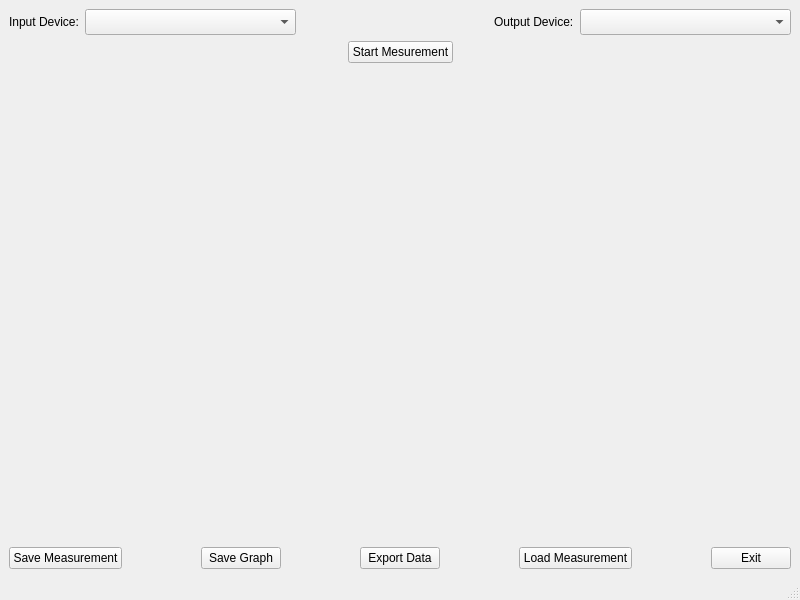
<?xml version="1.0" encoding="UTF-8"?>
<ui version="4.0">
 <class>RapidAlphaWindow</class>
 <widget class="QMainWindow" name="RapidAlphaWindow">
  <property name="geometry">
   <rect>
    <x>0</x>
    <y>0</y>
    <width>800</width>
    <height>600</height>
   </rect>
  </property>
  <property name="windowTitle">
   <string>Rapid Alpha</string>
  </property>
  <widget class="QWidget" name="centralwidget">
   <layout class="QVBoxLayout" name="verticalLayout">
    <item>
     <layout class="QHBoxLayout" name="horizontalLayout">
      <item>
       <widget class="QLabel" name="label">
        <property name="text">
         <string>Input Device:</string>
        </property>
       </widget>
      </item>
      <item>
       <widget class="QComboBox" name="InputDeviceList">
        <property name="minimumSize">
         <size>
          <width>211</width>
          <height>26</height>
         </size>
        </property>
       </widget>
      </item>
      <item>
       <spacer name="horizontalSpacer_6">
        <property name="orientation">
         <enum>Qt::Horizontal</enum>
        </property>
        <property name="sizeHint" stdset="0">
         <size>
          <width>40</width>
          <height>20</height>
         </size>
        </property>
       </spacer>
      </item>
      <item>
       <widget class="QLabel" name="label_2">
        <property name="text">
         <string>Output Device:</string>
        </property>
       </widget>
      </item>
      <item>
       <widget class="QComboBox" name="OutputDeviceList">
        <property name="minimumSize">
         <size>
          <width>211</width>
          <height>26</height>
         </size>
        </property>
       </widget>
      </item>
     </layout>
    </item>
    <item>
     <layout class="QHBoxLayout" name="horizontalLayout_3">
      <item>
       <spacer name="horizontalSpacer">
        <property name="orientation">
         <enum>Qt::Horizontal</enum>
        </property>
        <property name="sizeHint" stdset="0">
         <size>
          <width>40</width>
          <height>20</height>
         </size>
        </property>
       </spacer>
      </item>
      <item>
       <widget class="QPushButton" name="StartMesurement">
        <property name="text">
         <string>Start Mesurement</string>
        </property>
       </widget>
      </item>
      <item>
       <spacer name="horizontalSpacer_2">
        <property name="orientation">
         <enum>Qt::Horizontal</enum>
        </property>
        <property name="sizeHint" stdset="0">
         <size>
          <width>40</width>
          <height>20</height>
         </size>
        </property>
       </spacer>
      </item>
     </layout>
    </item>
    <item>
     <widget class="MatplotlibWidget" name="AlphaPlot"/>
    </item>
    <item>
     <layout class="QHBoxLayout" name="horizontalLayout_2">
      <item>
       <widget class="QPushButton" name="SaveMeasurement">
        <property name="text">
         <string>Save Measurement</string>
        </property>
       </widget>
      </item>
      <item>
       <spacer name="horizontalSpacer_7">
        <property name="orientation">
         <enum>Qt::Horizontal</enum>
        </property>
        <property name="sizeHint" stdset="0">
         <size>
          <width>40</width>
          <height>20</height>
         </size>
        </property>
       </spacer>
      </item>
      <item>
       <widget class="QPushButton" name="SaveGraph">
        <property name="text">
         <string>Save Graph</string>
        </property>
       </widget>
      </item>
      <item>
       <spacer name="horizontalSpacer_3">
        <property name="orientation">
         <enum>Qt::Horizontal</enum>
        </property>
        <property name="sizeHint" stdset="0">
         <size>
          <width>40</width>
          <height>20</height>
         </size>
        </property>
       </spacer>
      </item>
      <item>
       <widget class="QPushButton" name="ExportData">
        <property name="text">
         <string>Export Data</string>
        </property>
       </widget>
      </item>
      <item>
       <spacer name="horizontalSpacer_4">
        <property name="orientation">
         <enum>Qt::Horizontal</enum>
        </property>
        <property name="sizeHint" stdset="0">
         <size>
          <width>40</width>
          <height>20</height>
         </size>
        </property>
       </spacer>
      </item>
      <item>
       <widget class="QPushButton" name="LoadMeasurement">
        <property name="text">
         <string>Load Measurement</string>
        </property>
       </widget>
      </item>
      <item>
       <spacer name="horizontalSpacer_5">
        <property name="orientation">
         <enum>Qt::Horizontal</enum>
        </property>
        <property name="sizeHint" stdset="0">
         <size>
          <width>40</width>
          <height>20</height>
         </size>
        </property>
       </spacer>
      </item>
      <item>
       <widget class="QPushButton" name="Exit">
        <property name="text">
         <string>Exit</string>
        </property>
       </widget>
      </item>
     </layout>
    </item>
   </layout>
  </widget>
  <widget class="QMenuBar" name="menubar">
   <property name="geometry">
    <rect>
     <x>0</x>
     <y>0</y>
     <width>800</width>
     <height>22</height>
    </rect>
   </property>
  </widget>
  <widget class="QStatusBar" name="statusbar"/>
 </widget>
 <customwidgets>
  <customwidget>
   <class>MatplotlibWidget</class>
   <extends>QWidget</extends>
   <header>matplotlibwidget</header>
  </customwidget>
 </customwidgets>
 <resources/>
 <connections/>
</ui>
